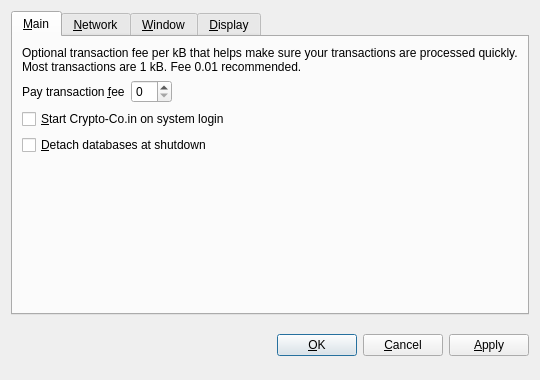
<?xml version="1.0" encoding="UTF-8"?>
<ui version="4.0">
 <class>OptionsDialog</class>
 <widget class="QDialog" name="OptionsDialog">
  <property name="geometry">
   <rect>
    <x>0</x>
    <y>0</y>
    <width>540</width>
    <height>380</height>
   </rect>
  </property>
  <property name="windowTitle">
   <string>Options</string>
  </property>
  <property name="modal">
   <bool>true</bool>
  </property>
  <layout class="QVBoxLayout" name="verticalLayout">
   <item>
    <widget class="QTabWidget" name="tabWidget">
     <property name="tabPosition">
      <enum>QTabWidget::North</enum>
     </property>
     <property name="currentIndex">
      <number>0</number>
     </property>
     <widget class="QWidget" name="tabMain">
      <attribute name="title">
       <string>&amp;Main</string>
      </attribute>
      <layout class="QVBoxLayout" name="verticalLayout_Main">
       <item>
        <widget class="QLabel" name="transactionFeeInfoLabel">
         <property name="text">
          <string>Optional transaction fee per kB that helps make sure your transactions are processed quickly. Most transactions are 1 kB. Fee 0.01 recommended.</string>
         </property>
         <property name="textFormat">
          <enum>Qt::PlainText</enum>
         </property>
         <property name="wordWrap">
          <bool>true</bool>
         </property>
        </widget>
       </item>
       <item>
        <layout class="QHBoxLayout" name="horizontalLayout_Main">
         <item>
          <widget class="QLabel" name="transactionFeeLabel">
           <property name="text">
            <string>Pay transaction &amp;fee</string>
           </property>
           <property name="textFormat">
            <enum>Qt::PlainText</enum>
           </property>
           <property name="buddy">
            <cstring>transactionFee</cstring>
           </property>
          </widget>
         </item>
         <item>
          <widget class="BitcoinAmountField" name="transactionFee"/>
         </item>
         <item>
          <spacer name="horizontalSpacer_Main">
           <property name="orientation">
            <enum>Qt::Horizontal</enum>
           </property>
           <property name="sizeHint" stdset="0">
            <size>
             <width>40</width>
             <height>20</height>
            </size>
           </property>
          </spacer>
         </item>
        </layout>
       </item>
       <item>
        <widget class="QCheckBox" name="bitcoinAtStartup">
         <property name="toolTip">
          <string>Automatically start Crypto-Co.in after logging in to the system.</string>
         </property>
         <property name="text">
          <string>&amp;Start Crypto-Co.in on system login</string>
         </property>
        </widget>
       </item>
       <item>
        <widget class="QCheckBox" name="detachDatabases">
         <property name="toolTip">
          <string>Detach block and address databases at shutdown. This means they can be moved to another data directory, but it slows down shutdown. The wallet is always detached.</string>
         </property>
         <property name="text">
          <string>&amp;Detach databases at shutdown</string>
         </property>
        </widget>
       </item>
       <item>
        <spacer name="verticalSpacer_Main">
         <property name="orientation">
          <enum>Qt::Vertical</enum>
         </property>
         <property name="sizeHint" stdset="0">
          <size>
           <width>20</width>
           <height>40</height>
          </size>
         </property>
        </spacer>
       </item>
      </layout>
     </widget>
     <widget class="QWidget" name="tabNetwork">
      <attribute name="title">
       <string>&amp;Network</string>
      </attribute>
      <layout class="QVBoxLayout" name="verticalLayout_Network">
       <item>
        <widget class="QCheckBox" name="mapPortUpnp">
         <property name="toolTip">
          <string>Automatically open the Crypto-Co.in client port on the router. This only works when your router supports UPnP and it is enabled.</string>
         </property>
         <property name="text">
          <string>Map port using &amp;UPnP</string>
         </property>
        </widget>
       </item>
       <item>
        <widget class="QCheckBox" name="connectSocks">
         <property name="toolTip">
          <string>Connect to the Crypto-Co.in network through a SOCKS proxy (e.g. when connecting through Tor).</string>
         </property>
         <property name="text">
          <string>&amp;Connect through SOCKS proxy:</string>
         </property>
        </widget>
       </item>
       <item>
        <layout class="QHBoxLayout" name="horizontalLayout_Network">
         <item>
          <widget class="QLabel" name="proxyIpLabel">
           <property name="text">
            <string>Proxy &amp;IP:</string>
           </property>
           <property name="textFormat">
            <enum>Qt::PlainText</enum>
           </property>
           <property name="buddy">
            <cstring>proxyIp</cstring>
           </property>
          </widget>
         </item>
         <item>
          <widget class="QValidatedLineEdit" name="proxyIp">
           <property name="maximumSize">
            <size>
             <width>140</width>
             <height>16777215</height>
            </size>
           </property>
           <property name="toolTip">
            <string>IP address of the proxy (e.g. 127.0.0.1)</string>
           </property>
          </widget>
         </item>
         <item>
          <widget class="QLabel" name="proxyPortLabel">
           <property name="text">
            <string>&amp;Port:</string>
           </property>
           <property name="textFormat">
            <enum>Qt::PlainText</enum>
           </property>
           <property name="buddy">
            <cstring>proxyPort</cstring>
           </property>
          </widget>
         </item>
         <item>
          <widget class="QLineEdit" name="proxyPort">
           <property name="maximumSize">
            <size>
             <width>55</width>
             <height>16777215</height>
            </size>
           </property>
           <property name="toolTip">
            <string>Port of the proxy (e.g. 9050)</string>
           </property>
          </widget>
         </item>
         <item>
          <widget class="QLabel" name="socksVersionLabel">
           <property name="text">
            <string>SOCKS &amp;Version:</string>
           </property>
           <property name="textFormat">
            <enum>Qt::PlainText</enum>
           </property>
           <property name="buddy">
            <cstring>socksVersion</cstring>
           </property>
          </widget>
         </item>
         <item>
          <widget class="QValueComboBox" name="socksVersion">
           <property name="toolTip">
            <string>SOCKS version of the proxy (e.g. 5)</string>
           </property>
          </widget>
         </item>
         <item>
          <spacer name="horizontalSpacer_Network">
           <property name="orientation">
            <enum>Qt::Horizontal</enum>
           </property>
           <property name="sizeHint" stdset="0">
            <size>
             <width>40</width>
             <height>20</height>
            </size>
           </property>
          </spacer>
         </item>
        </layout>
       </item>
       <item>
        <spacer name="verticalSpacer_Network">
         <property name="orientation">
          <enum>Qt::Vertical</enum>
         </property>
         <property name="sizeHint" stdset="0">
          <size>
           <width>20</width>
           <height>40</height>
          </size>
         </property>
        </spacer>
       </item>
      </layout>
     </widget>
     <widget class="QWidget" name="tabWindow">
      <attribute name="title">
       <string>&amp;Window</string>
      </attribute>
      <layout class="QVBoxLayout" name="verticalLayout_Window">
       <item>
        <widget class="QCheckBox" name="minimizeToTray">
         <property name="toolTip">
          <string>Show only a tray icon after minimizing the window.</string>
         </property>
         <property name="text">
          <string>&amp;Minimize to the tray instead of the taskbar</string>
         </property>
        </widget>
       </item>
       <item>
        <widget class="QCheckBox" name="minimizeOnClose">
         <property name="toolTip">
          <string>Minimize instead of exit the application when the window is closed. When this option is enabled, the application will be closed only after selecting Quit in the menu.</string>
         </property>
         <property name="text">
          <string>M&amp;inimize on close</string>
         </property>
        </widget>
       </item>
       <item>
        <spacer name="verticalSpacer_Window">
         <property name="orientation">
          <enum>Qt::Vertical</enum>
         </property>
         <property name="sizeHint" stdset="0">
          <size>
           <width>20</width>
           <height>40</height>
          </size>
         </property>
        </spacer>
       </item>
      </layout>
     </widget>
     <widget class="QWidget" name="tabDisplay">
      <attribute name="title">
       <string>&amp;Display</string>
      </attribute>
      <layout class="QVBoxLayout" name="verticalLayout_Display">
       <item>
        <layout class="QHBoxLayout" name="horizontalLayout_1_Display">
         <item>
          <widget class="QLabel" name="langLabel">
           <property name="text">
            <string>User Interface &amp;language:</string>
           </property>
           <property name="textFormat">
            <enum>Qt::PlainText</enum>
           </property>
           <property name="buddy">
            <cstring>lang</cstring>
           </property>
          </widget>
         </item>
         <item>
          <widget class="QValueComboBox" name="lang">
           <property name="toolTip">
            <string>The user interface language can be set here. This setting will take effect after restarting Crypto-Co.in.</string>
           </property>
          </widget>
         </item>
        </layout>
       </item>
       <item>
        <layout class="QHBoxLayout" name="horizontalLayout_2_Display">
         <item>
          <widget class="QLabel" name="unitLabel">
           <property name="text">
            <string>&amp;Unit to show amounts in:</string>
           </property>
           <property name="textFormat">
            <enum>Qt::PlainText</enum>
           </property>
           <property name="buddy">
            <cstring>unit</cstring>
           </property>
          </widget>
         </item>
         <item>
          <widget class="QValueComboBox" name="unit">
           <property name="toolTip">
            <string>Choose the default subdivision unit to show in the interface and when sending coins.</string>
           </property>
          </widget>
         </item>
        </layout>
       </item>
       <item>
        <widget class="QCheckBox" name="displayAddresses">
         <property name="toolTip">
          <string>Whether to show Crypto-Co.in addresses in the transaction list or not.</string>
         </property>
         <property name="text">
          <string>&amp;Display addresses in transaction list</string>
         </property>
        </widget>
       </item>
       <item>
        <widget class="QCheckBox" name="coinControlFeatures">
         <property name="toolTip">
          <string>Whether to show coin control features or not.</string>
         </property>
         <property name="text">
          <string>Display coin &amp;control features (experts only!)</string>
         </property>
        </widget>
       </item>
       <item>
        <spacer name="verticalSpacer_Display">
         <property name="orientation">
          <enum>Qt::Vertical</enum>
         </property>
         <property name="sizeHint" stdset="0">
          <size>
           <width>20</width>
           <height>40</height>
          </size>
         </property>
        </spacer>
       </item>
      </layout>
     </widget>
    </widget>
   </item>
   <item>
    <layout class="QHBoxLayout" name="horizontalLayout_Buttons">
     <item>
      <spacer name="horizontalSpacer_1">
       <property name="orientation">
        <enum>Qt::Horizontal</enum>
       </property>
       <property name="sizeHint" stdset="0">
        <size>
         <width>40</width>
         <height>48</height>
        </size>
       </property>
      </spacer>
     </item>
     <item>
      <widget class="QLabel" name="statusLabel">
       <property name="font">
        <font>
         <weight>75</weight>
         <bold>true</bold>
        </font>
       </property>
       <property name="text">
        <string/>
       </property>
       <property name="textFormat">
        <enum>Qt::PlainText</enum>
       </property>
       <property name="wordWrap">
        <bool>true</bool>
       </property>
      </widget>
     </item>
     <item>
      <spacer name="horizontalSpacer_2">
       <property name="orientation">
        <enum>Qt::Horizontal</enum>
       </property>
       <property name="sizeHint" stdset="0">
        <size>
         <width>40</width>
         <height>48</height>
        </size>
       </property>
      </spacer>
     </item>
     <item>
      <widget class="QPushButton" name="okButton">
       <property name="text">
        <string>&amp;OK</string>
       </property>
      </widget>
     </item>
     <item>
      <widget class="QPushButton" name="cancelButton">
       <property name="text">
        <string>&amp;Cancel</string>
       </property>
       <property name="autoDefault">
        <bool>false</bool>
       </property>
      </widget>
     </item>
     <item>
      <widget class="QPushButton" name="applyButton">
       <property name="text">
        <string>&amp;Apply</string>
       </property>
       <property name="autoDefault">
        <bool>false</bool>
       </property>
      </widget>
     </item>
    </layout>
   </item>
  </layout>
 </widget>
 <customwidgets>
  <customwidget>
   <class>BitcoinAmountField</class>
   <extends>QSpinBox</extends>
   <header>bitcoinamountfield.h</header>
  </customwidget>
  <customwidget>
   <class>QValueComboBox</class>
   <extends>QComboBox</extends>
   <header>qvaluecombobox.h</header>
  </customwidget>
  <customwidget>
   <class>QValidatedLineEdit</class>
   <extends>QLineEdit</extends>
   <header>qvalidatedlineedit.h</header>
  </customwidget>
 </customwidgets>
 <resources/>
 <connections/>
</ui>
